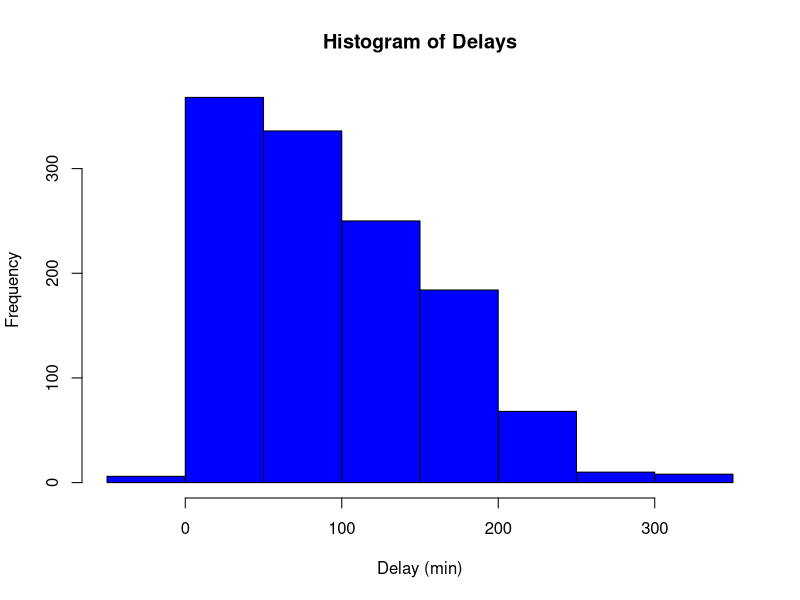
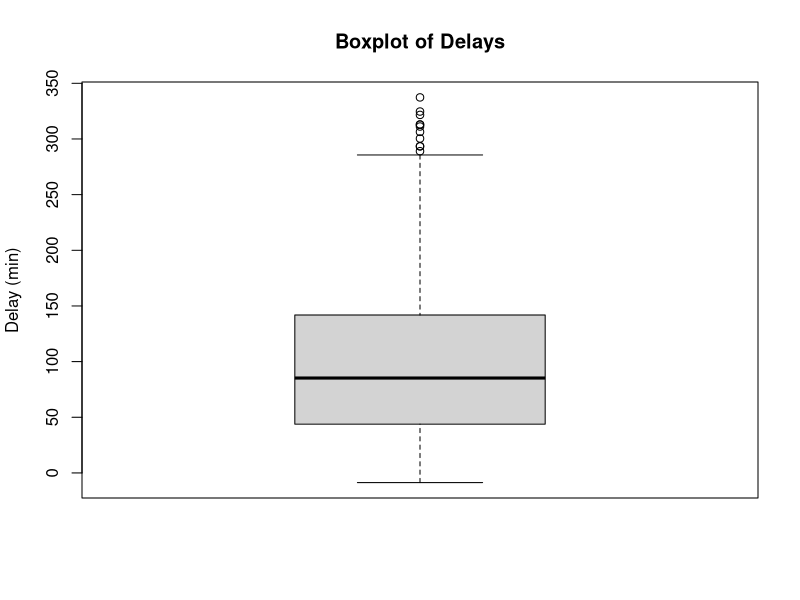
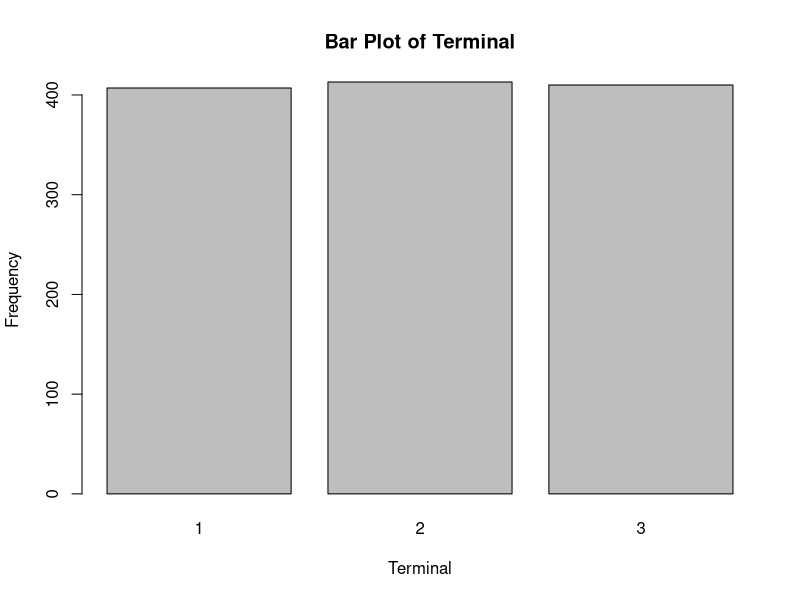
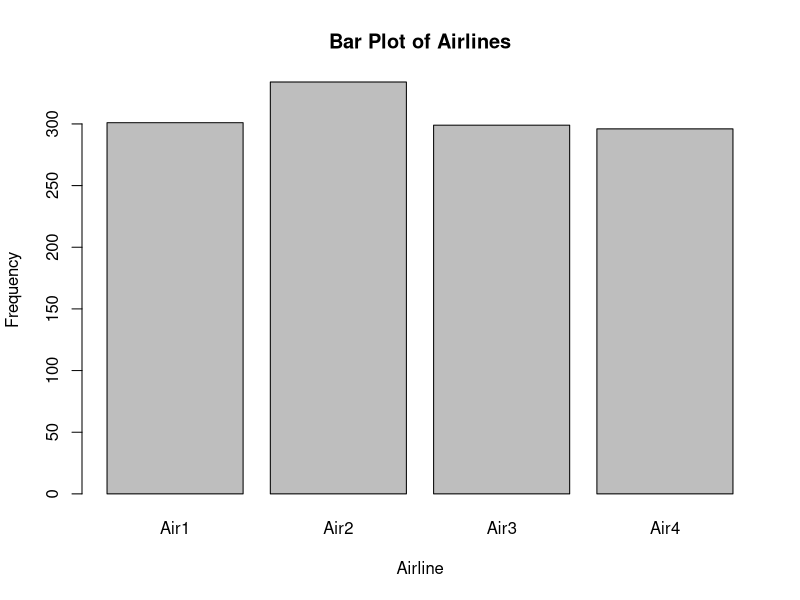
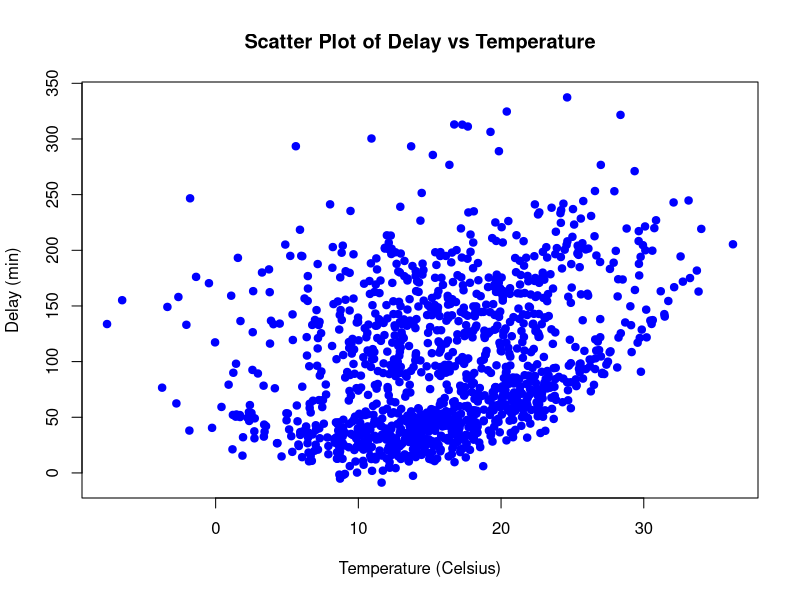
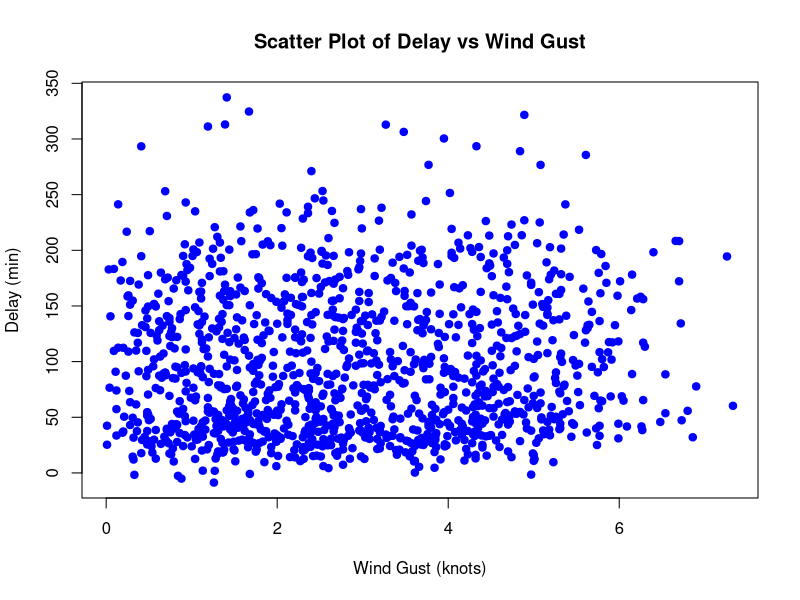
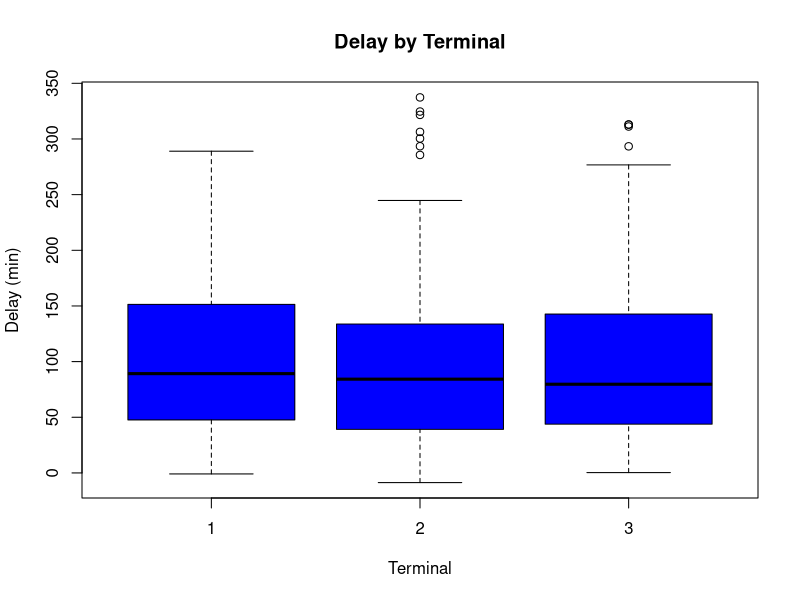
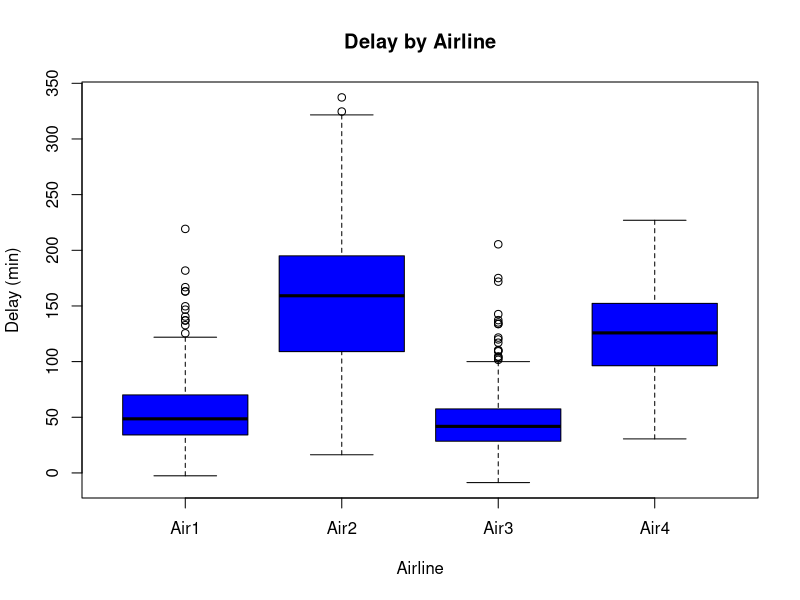

Reproduce these figures in R, in order. (Note: this script raises an error after producing the figures.)
if (!require("dplyr")) install.packages("dplyr")
if (!require("knitr")) install.packages("knitr")
library(dplyr)
library(knitr)
library(ggplot2)
library(reshape2)
### data loader
flights <- read.csv("./data/flights.csv")
head_of_data <- head(flights)

numerical_summary <- summary(select_if(flights, is.numeric))

categorical_summary <- summary(select_if(flights, is.factor))

summaries <- list(Head = head_of_data, 
                  NumericalSummary = numerical_summary, 
                  CategoricalSummary = categorical_summary)

print(summaries)



head_data <- head(flights)

numerical_summary <- flights %>% 
  select_if(is.numeric) %>% 
  summary() %>% 
  as.data.frame()

categorical_summary <- flights %>% 
  select_if(is.factor) %>% 
  sapply(table) %>% 
  as.data.frame()

combined_table <- data.frame(Variable = character(), 
                             Head = character(), 
                             Summary = character(), 
                             stringsAsFactors = FALSE)

for (var in names(numerical_summary)) {
  combined_table <- combined_table %>% 
    add_row(Variable = var,
            Head = toString(head_data[[var]]),
            Summary = toString(numerical_summary[[var]]))
}

for (var in names(categorical_summary)) {
  combined_table <- combined_table %>% 
    add_row(Variable = var,
            Head = toString(head_data[[var]]),
            Summary = toString(categorical_summary[[var]]))
}

kable(combined_table, caption = "Integrated Data Summary Table")

### data visualization
hist(flights$delay, main = "Histogram of Delays", xlab = "Delay (min)", col = "blue")
boxplot(flights$delay, main = "Boxplot of Delays", ylab = "Delay (min)")

barplot(table(flights$terminal), main = "Bar Plot of Terminal", xlab = "Terminal", ylab = "Frequency")
barplot(table(flights$airline), main = "Bar Plot of Airlines", xlab = "Airline", ylab = "Frequency")

plot(flights$temperature, flights$delay, main = "Scatter Plot of Delay vs Temperature",
     xlab = "Temperature (Celsius)", ylab = "Delay (min)", pch = 19, col = "blue")
plot(flights$wind_gust, flights$delay, main = "Scatter Plot of Delay vs Wind Gust",
     xlab = "Wind Gust (knots)", ylab = "Delay (min)", pch = 19, col = "blue")

boxplot(delay ~ terminal, data = flights, main = "Delay by Terminal", 
        xlab = "Terminal", ylab = "Delay (min)", col = "blue")
boxplot(delay ~ airline, data = flights, main = "Delay by Airline",
        xlab = "Airline", ylab = "Delay (min)", col = "blue")

melted_cor_matrix <- melt(cor_matrix)
ggplot(melted_cor_matrix, aes(Var1, Var2, fill = value)) +
  geom_tile() +
  scale_fill_gradient2(midpoint = 0, low = "blue", high = "red", mid = "white") +
  theme_minimal() +
  theme(axis.text.x = element_text(angle = 45, hjust = 1)) +
  labs(fill = "Correlation")
